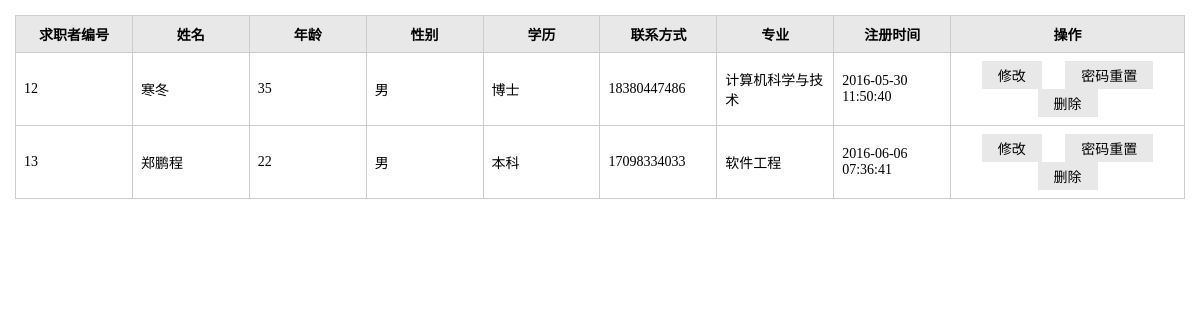
The app's page /admin/listPersonal.php with its own data.
### tables this page shows
CREATE TABLE `zp_personal` (
  `id` int(10) NOT NULL AUTO_INCREMENT,
  `username` varchar(20) NOT NULL,
  `password` varchar(20) NOT NULL,
  `name` varchar(20) NOT NULL,
  `age` int(10) DEFAULT NULL,
  `gender` enum('男','女','保密') NOT NULL DEFAULT '保密',
  `edu` varchar(20) DEFAULT NULL,
  `tell` varchar(20) DEFAULT NULL,
  `major` varchar(20) DEFAULT NULL,
  `regtime` timestamp NULL DEFAULT CURRENT_TIMESTAMP,
  PRIMARY KEY (`id`)
);

### lib/mysql.func.php (called while the page is built, shortened)
<?php
	function fetchAll($sql,$conn){
		$result=mysqli_query($conn,$sql);
		$rows=mysqli_fetch_all($result,MYSQLI_ASSOC);
		return $rows;
	}
?>

### admin/listPersonal.php (the view, shortened to what this page needs)
<?php
require_once '../include.php';
$sql="select * from zp_personal";
$rows=fetchAll($sql,$tp);
?>
<!doctype html>
<html>
<head>
<link rel="stylesheet" href="styles/backstage.css">
</head>
<body>
<div class="details">
                    <table class="table" cellspacing="0" cellpadding="0">
                        <thead>
                            <tr>
                                <th width="10%">求职者编号</th>
                                <th width="10%">姓名</th>
                                <th width="10%">年龄</th>
                                <th width="10%">性别</th>
                                <th width="10%">学历</th>
                                <th width="10%">联系方式</th>
                                <th width="10%">专业</th>
                                <th width="10%">注册时间</th>
                                <th>操作</th>
                            </tr>
                        </thead>
                        <tbody>
                        <?php  foreach($rows as $row):?>
                            <tr>
                                <td><?php echo $row['id'];?></label></td>
                                <td><?php echo $row['name'];?></td>
                                <td><?php echo $row['age'];?></td>
                                <td><?php echo $row['gender'];?></td>
                                <td><?php echo $row['edu'];?></td>
                                <td><?php echo $row['tell'];?></td>
                                <td><?php echo $row['major'];?></td>
                                <td><?php echo $row['regtime'];?></td>
                                <td align="center">
                                    <input type="button" value="修改" class="btn"  onclick="editPersonal(<?php echo $row['id'];?>)">
                                    <input type="button" value="密码重置" class="btn"  onclick="resetPersonalPWD(<?php echo $row['id'];?>)">
                                    <input type="button" value="删除" class="btn"  onclick="delPersonal(<?php echo $row['id'];?>)">
                                </td>
                            </tr>
                            <?php endforeach;?>
                        </tbody>
                    </table>
                </div>
</body>
</html>

### admin/styles/backstage.css (style rules this page uses)
* { margin: 0;padding: 0; }
input,select,textarea { outline: none;border: none; background: none; }
.details { padding: 15px; font-family: "微软雅黑"; }
.table { border-collapse: collapse; width: 100%; font-size: 14px; }
.table th { background-color: #E8E8E8; }
.table th, .table td { border: solid 1px #ccc; padding: 8px; }
.btn { padding: 4px 16px; background-color: #E8E8E8; margin: 0 10px;font-family: "微软雅黑"; font-size: 14px; }

### records on screen
zp_personal: id "12", name "寒冬", age "35", gender "男", edu "博士", tell "18380447486", major "计算机科学与技术", regtime "2016-05-30 11:50:40"
zp_personal: id "13", name "郑鹏程", age "22", gender "男", edu "本科", tell "17098334033", major "软件工程", regtime "2016-06-06 07:36:41"
